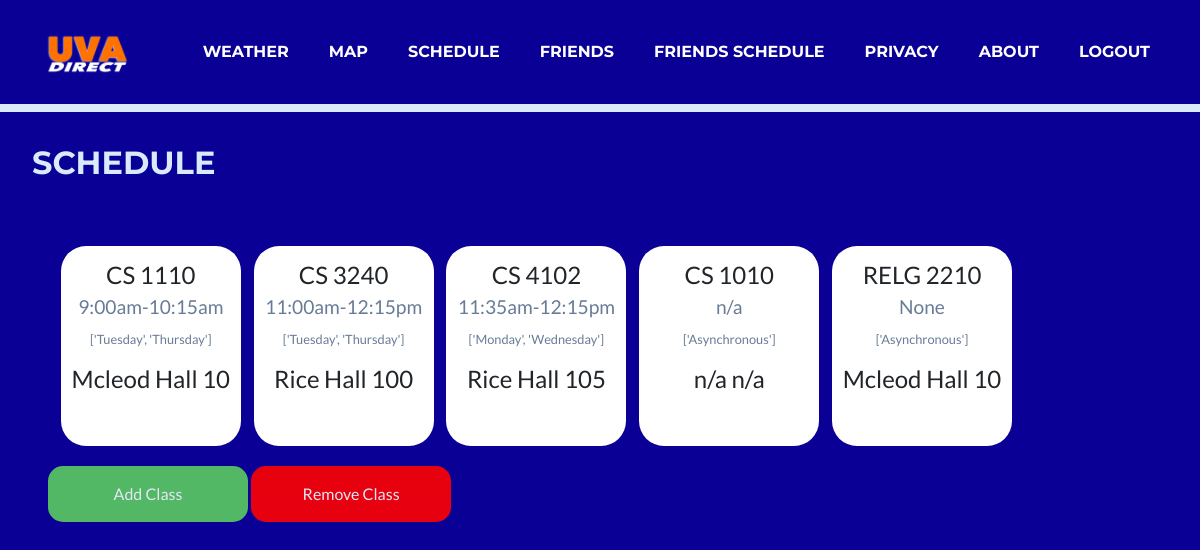
Page /profile_page/schedule/ (signed in) on the committed database.
### profile_page/models.py (models this page shows, shortened)
class Class(models.Model):
    class_name = models.CharField(max_length=200)
    time = models.CharField(max_length=200)
    days = models.CharField(max_length=200)
    building = models.CharField(max_length=200)
    building_number = models.CharField(max_length=200)
    class Meta:
        ordering = ['-days', 'class_name']

### profile_page/views.py (the view)
# urls.py: path('schedule/', views.schedule, name='schedule'),
def schedule(request):
    if request.method == 'POST':
        form = ScheduleForm(request.POST)
        if form.is_valid():
            newClass = Class()
            newClass.class_name = form.cleaned_data['class_name']
            newClass.time = form.cleaned_data['time']
            newClass.days = form.cleaned_data['meeting_Days']
            newClass.building = form.cleaned_data['building']
            newClass.building_number = form.cleaned_data['building_room']
            isDuplicate = False
            for course in request.user.profile.classes.all():
                if newClass.class_name == course.class_name:
                    isDuplicate = True
            if isDuplicate == True:
                return render(request, 'mapsite/duplicate_class.html/')
            else:
                newClass.save()
                request.user.profile.classes.add(newClass)
                request.user.save()
                return HttpResponseRedirect('/profile_page/schedule/')
    else:
        form = ScheduleForm()
    return render(request, 'mapsite/schedule.html/', {'form': form })

### mapsite/templates/mapsite/schedule.html (shortened to what this page needs)
<!DOCTYPE html>
<html lang="en">
    <head>
        {% load socialaccount %}
        {% load static %}
        <link href="{% static 'css/styles.css' %}" rel="stylesheet" >
        <link href='https://api.mapbox.com/mapbox-gl-js/v0.44.2/mapbox-gl.css' rel='stylesheet' />}
    </head>
    <body style="background-color: var(--primary);">
        <nav class="navbar navbar-expand-lg text-uppercase fixed-top" id="mainNav">
            <div class="container">
                <a class="navbar-brand js-scroll-trigger" href="../../start">
                    <img src="{% static 'assets/img/UVA_Direct_compact.png' %}" style="width: 80;height:40px;" alt="UVA Direct"/>
                </a>
                <div class="collapse navbar-collapse" id="navbarResponsive">
                    <ul class="navbar-nav ml-auto">
                        <li class="nav-item mx-0 mx-lg-1"><a class="nav-link py-3 px-0 px-lg-3 rounded js-scroll-trigger" href="../../start#weather">Weather</a></li>
                        <li class="nav-item mx-0 mx-lg-1"><a class="nav-link py-3 px-0 px-lg-3 rounded js-scroll-trigger" href="../../map_page/default">Map</a></li>
                        <li class="nav-item mx-0 mx-lg-1"><a class="nav-link py-3 px-0 px-lg-3 rounded js-scroll-trigger" href="../../profile_page/schedule">Schedule</a></li>
                        <li class="nav-item mx-0 mx-lg-1"><a class="nav-link py-3 px-0 px-lg-3 rounded js-scroll-trigger" href="../../profile_page/friends">Friends</a></li>
                        <li class="nav-item mx-0 mx-lg-1"><a class="nav-link py-3 px-0 px-lg-3 rounded js-scroll-trigger" href="../friends_schedule">Friends Schedule</a></li>
                        <li class="nav-item mx-0 mx-lg-1"><a class="nav-link py-3 px-0 px-lg-3 rounded js-scroll-trigger" href="../privacy">Privacy</a></li>
                        <li class="nav-item mx-0 mx-lg-1"><a class="nav-link py-3 px-0 px-lg-3 rounded js-scroll-trigger" href="../../start#about">About</a></li>
                        <li class="nav-item mx-0 mx-lg-1"><a class="nav-link py-3 px-0 px-lg-3 rounded js-scroll-trigger" href="https://www.google.com/accounts/Logout?continue=https://appengine.google.com/_ah/logout?continue=https://cs3240-project-a-4.herokuapp.com/logout">Logout</a></li>
                    </ul>
                </div>
            </div>
        </nav>
        <div class="" style="background-color: var(--primary); height: 100%;">
            <h2 class="page-section-heading text-left text-uppercase mb-0" style="color: var(--secondary-bg); padding-top: 2rem; padding-left: 2rem;  padding-bottom: 1rem;">Schedule</h2>
            <div class="align-items-center" style="height:300px; width:100%; padding: 3rem;">
                {% if True %}
                    <div style="width:2000px; max-width: 100%; height: 100%; overflow-x: hidden; margin-bottom: 1rem;">
                        {% if user.profile.classes %}
                            {% for class in user.profile.classes.all %}
                                <div class="schedule-box" style="background-color: white;">
                                    <div class="weather-text-large" style="padding-top: 0.3rem; font-size: 1.5rem;">
                                        {{ class.class_name }}
                                    </div>
                                    <div class="weather-text-large" style="padding-top: 0rem; font-size: 1.2rem; color:rgb(104, 123, 151)">
                                        {{ class.time }}
                                    </div>
                                    <div class="weather-text-large" style="padding-top: 0rem; font-size: 0.8rem; color:rgb(104, 123, 151)">
                                        {{ class.days }}
                                    </div>
                                    <div class="weather-text-large" style="padding-top: 0.5rem; font-size: 1.5rem;">
                                        {{class.building}} {{class.building_number}}
                                    </div>
                                </div>
                            {% endfor %}
                        {% endif %}
                    </div>
                    <button class="open-button" onclick="openAddForm()">Add Class</button>
                    <button class="open-button" onclick="openRemoveForm()" style="background-color: red;">Remove Class</button>
                {% endif %}
            </div>
        </div>
    </body>
</html>

### rows in the picture
Class: class_name "CS 1110", time "9:00am-10:15am", days "['Tuesday', 'Thursday']", building "Mcleod Hall", building_number "10"
Class: class_name "CS 3240", time "11:00am-12:15pm", days "['Tuesday', 'Thursday']", building "Rice Hall", building_number "100"
Class: class_name "CS 4102", time "11:35am-12:15pm", days "['Monday', 'Wednesday']", building "Rice Hall", building_number "105"
Class: class_name "CS 1010", time "n/a", days "['Asynchronous']", building "n/a", building_number "n/a"
Class: class_name "RELG 2210", time "None", days "['Asynchronous']", building "Mcleod Hall", building_number "10"
